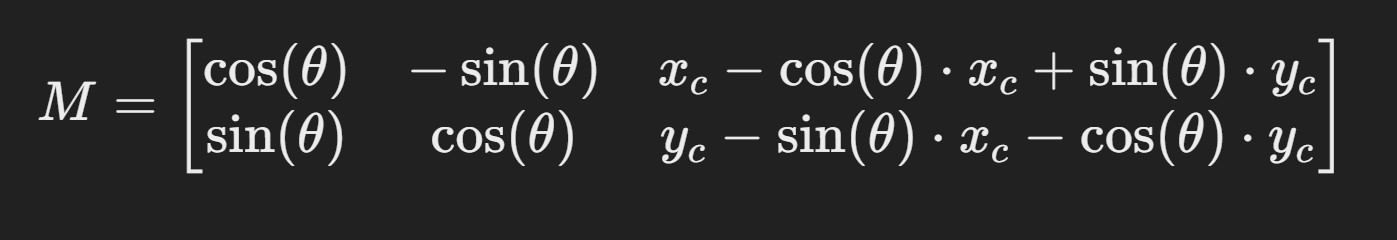
#> input picture Resources/003_Intro_to_NNand_DV_1/data/2x3_matrix.jpg, 1397 x 240 px, given in place of the camera
$ python filter_visualization.py   (older library calls are emulated)
#> lines starting #> are read from the running program, lines starting #| are printed output that depends on the picture; after the words box and inside, x2 and y2 are one past the last pixel; in counts of white or black regions, pixels touching at a corner belong together
#> in main, frame is the input picture: shape (240, 1397, 3); min 16, max 251, mean 44.6
import cv2
import numpy as np

def apply_sobel_filter(frame):
    gray = cv2.cvtColor(frame, cv2.COLOR_BGR2GRAY)

    # Calculate Sobel gradients in x and y directions
    sobelx = cv2.Sobel(gray, cv2.CV_64F, 1, 0, ksize=5)
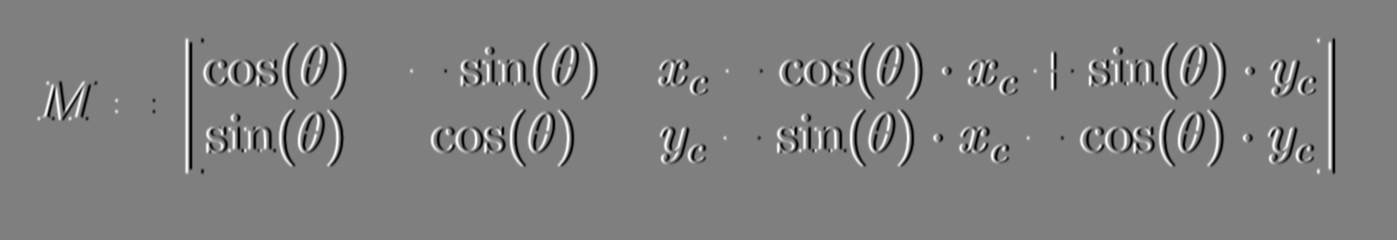
#> sobelx: shape (240, 1397) float64; min -9852, max 9837, mean 0; drawn with min black and max white
    sobely = cv2.Sobel(gray, cv2.CV_64F, 0, 1, ksize=5)
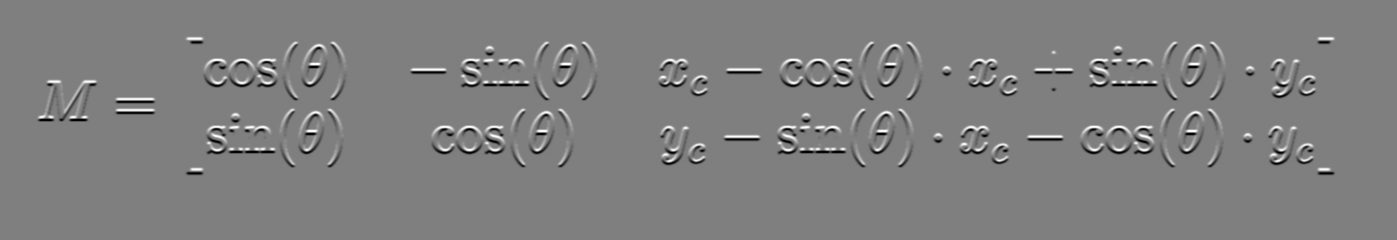
#> sobely: shape (240, 1397) float64; min -9814, max 9859, mean 0; drawn with min black and max white

    # Combine the gradients to get the magnitude
    sobelxy = cv2.magnitude(sobelx, sobely)

    # Convert the result to 8-bit for display
    sobelxy = cv2.convertScaleAbs(sobelxy)
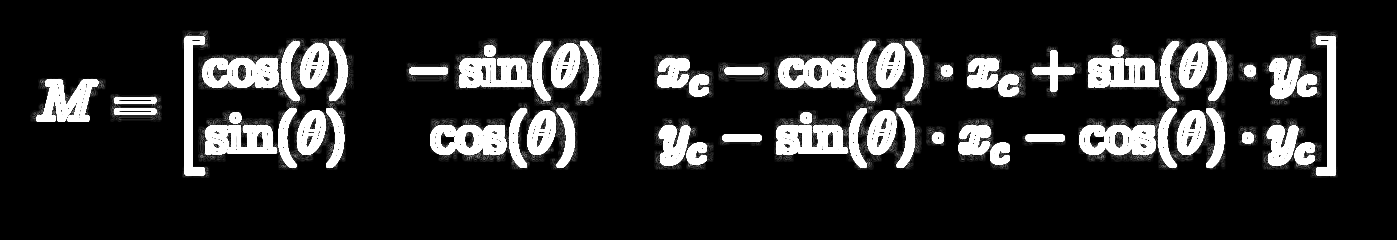
#> sobelxy: shape (240, 1397); min 0, max 255, mean 38.9

    return sobelxy

def apply_canny_edge_detection(frame):
    gray = cv2.cvtColor(frame, cv2.COLOR_BGR2GRAY)
    edges = cv2.Canny(gray, 100, 200)
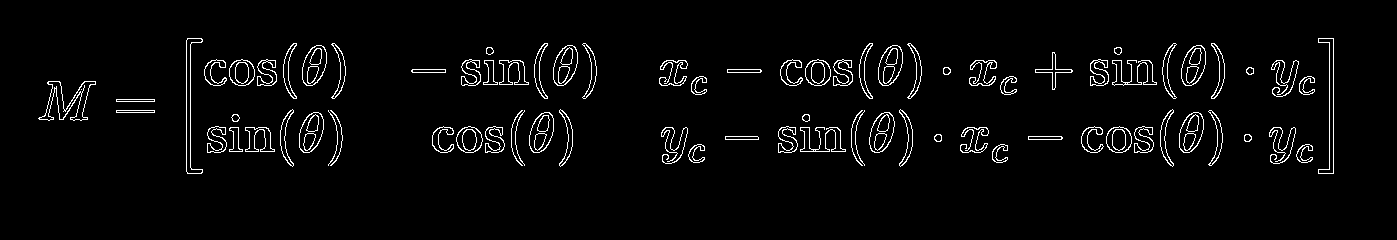
#> edges: shape (240, 1397); 3.3% white in thin lines or dots, all inside (x1, y1, x2, y2) = (38, 38, 1334, 174)
    return edges

def apply_gaussian_blur(frame):
    blurred = cv2.GaussianBlur(frame, (5, 5), 0)
    return blurred

def apply_laplacian_filter(frame):
    gray = cv2.cvtColor(frame, cv2.COLOR_BGR2GRAY)
    laplacian = cv2.Laplacian(gray, cv2.CV_64F)
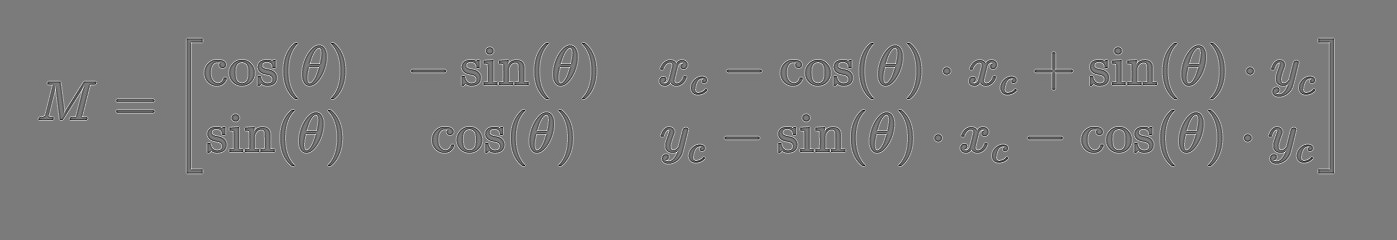
#> laplacian: shape (240, 1397) float64; min -436, max 466, mean 0; drawn with min black and max white
    return np.absolute(laplacian)
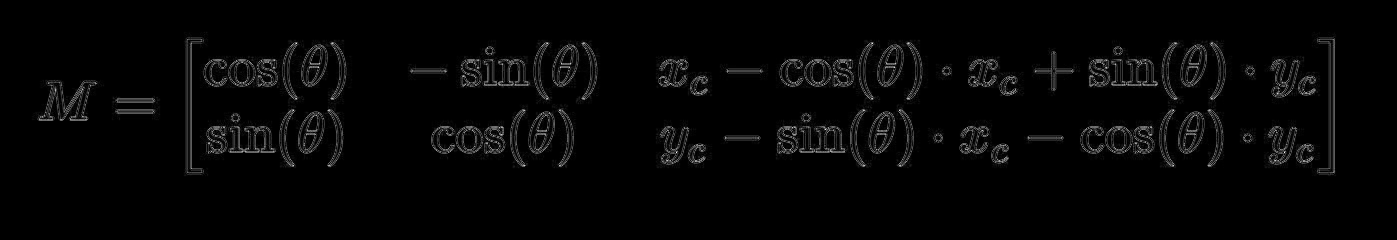
#> returned value: shape (240, 1397) float64; min 0, max 466, mean 10.5; drawn with min black and max white

def apply_median_filter(frame):
    median = cv2.medianBlur(frame, 5)
    return median

def apply_bilateral_filter(frame):
    bilateral = cv2.bilateralFilter(frame, 9, 75, 75)
    return bilateral

def apply_unsharp_masking(frame):
    blurred = cv2.GaussianBlur(frame, (5, 5), 0)
    unsharp = cv2.addWeighted(frame, 1.5, blurred, -0.5, 0)
    return unsharp

def apply_histogram_equalization(frame):
    gray = cv2.cvtColor(frame, cv2.COLOR_BGR2GRAY)
    equ = cv2.equalizeHist(gray)
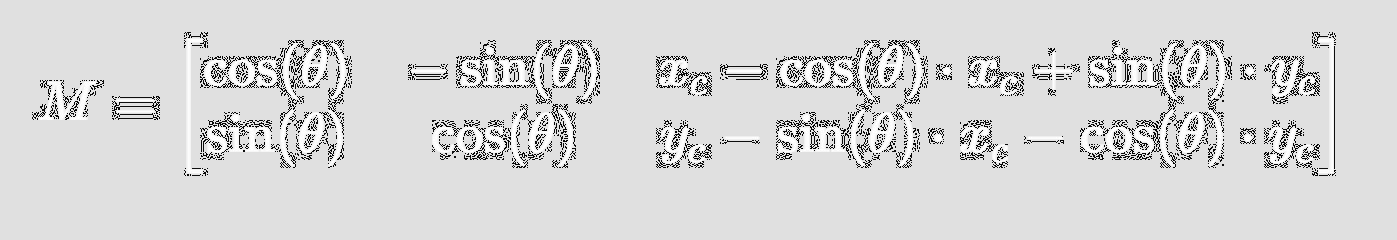
#> equ: shape (240, 1397); min 0, max 255, mean 215
    return equ

def apply_histogram_equalization_rgb(frame):
    # Convert the image to HSV color space
    hsv = cv2.cvtColor(frame, cv2.COLOR_BGR2HSV)
#> hsv: shape (240, 1397, 3); mean H, S, V 0, 0, 44.6

    # Equalize the histogram of the V channel
    hsv[:, :, 2] = cv2.equalizeHist(hsv[:, :, 2])
#> hsv: shape (240, 1397, 3); mean H, S, V 0, 0, 215

    # Convert back to BGR color space
    equ_rgb = cv2.cvtColor(hsv, cv2.COLOR_HSV2BGR)

    return equ_rgb

def apply_grayscale_conversion(frame):
    gray = cv2.cvtColor(frame, cv2.COLOR_BGR2GRAY)
    return gray

def apply_hsv_conversion(frame):
    hsv = cv2.cvtColor(frame, cv2.COLOR_BGR2HSV)
    return hsv

def display_grid(frame, filtered_frames, filter_names):
    num_filters = len(filtered_frames)
#> num_filters = 12
    cols = 3
    rows = num_filters // cols + 1
#> rows = 5

    # Ensure all filtered frames have the same shape and data type as the original frame
    for i in range(len(filtered_frames)):
        if filtered_frames[i].dtype == np.float64:  # 64-bit float
            filtered_frames[i] = cv2.convertScaleAbs(filtered_frames[i])  # Convert to 8-bit unsigned integer
        if len(filtered_frames[i].shape) == 2:  # Grayscale image
            filtered_frames[i] = cv2.cvtColor(filtered_frames[i], cv2.COLOR_GRAY2BGR)
        elif filtered_frames[i].shape != frame.shape:
            filtered_frames[i] = cv2.resize(filtered_frames[i], (frame.shape[1], frame.shape[0]))
#> this loop made 12 passes
#> after the loop, filtered_frames = 12 items

    # Create a blank image to hold the grid
    grid_img = np.zeros((rows * frame.shape[0], cols * frame.shape[1], 3), dtype=np.uint8)

    # Fill the grid with filtered frames
    for i, (filtered_frame, filter_name) in enumerate(zip(filtered_frames, filter_names)):
        row = i // cols
        col = i % cols
        grid_img[row * frame.shape[0]:(row + 1) * frame.shape[0],
                 col * frame.shape[1]:(col + 1) * frame.shape[1]] = filtered_frame
        cv2.putText(grid_img, filter_name, (col * frame.shape[1], row * frame.shape[0] + 20), cv2.FONT_HERSHEY_SIMPLEX, 0.5, (0, 0, 255), 2)
#> this loop made 12 passes
#> (filter_name, row, col) on passes 1 to 12: ('Original', 0, 0), ('Sobel Filter', 0, 1), ('Canny Edge', 0, 2), ('Gaussian Blur', 1, 0), ('Laplacian', 1, 1), ('Median', 1, 2), ('Bilateral', 2, 0), ('Unsharp Masking', 2, 1), ('Histogram Equalization', 2, 2), ('Histogram Equalization RGB', 3, 0), ('GrayScale', 3, 1), ('HSV', 3, 2)
#> grid_img: shape (1200, 4191, 3); mean H, S, V 50.1, 50.1, 53.5

    # Resize the grid image if it's too large
    scale_factor = 0.5  # Adjust this factor as needed
    grid_img = cv2.resize(grid_img, None, fx=scale_factor, fy=scale_factor)
#> grid_img: shape (600, 2096, 3); mean H, S, V 50.2, 50.2, 53.6

    cv2.imshow('Filtered Frames', grid_img)

def main():
    cap = cv2.VideoCapture(0)

    while True:
        ret, frame = cap.read()

        # Apply filters
        filtered_frames = [
            frame,
            apply_sobel_filter(frame),
            apply_canny_edge_detection(frame),
            apply_gaussian_blur(frame),
            apply_laplacian_filter(frame),
            apply_median_filter(frame),
            apply_bilateral_filter(frame),
            apply_unsharp_masking(frame),
            apply_histogram_equalization(frame),
            apply_histogram_equalization_rgb(frame),
            apply_grayscale_conversion(frame),
            apply_hsv_conversion(frame),
        ]

        filter_names = [
            "Original",
            "Sobel Filter",
            "Canny Edge",
            "Gaussian Blur",
            "Laplacian",
            "Median",
            "Bilateral",
            "Unsharp Masking",
            "Histogram Equalization",
            "Histogram Equalization RGB",
            "GrayScale",
            "HSV"
        ]

        # Display the filtered frames in a grid
        display_grid(frame, filtered_frames, filter_names)

        if cv2.waitKey(1) & 0xFF == ord('q'):
#> (key q is pressed here)
            break

    cap.release()
    cv2.destroyAllWindows()

if __name__ == "__main__":
    main()
